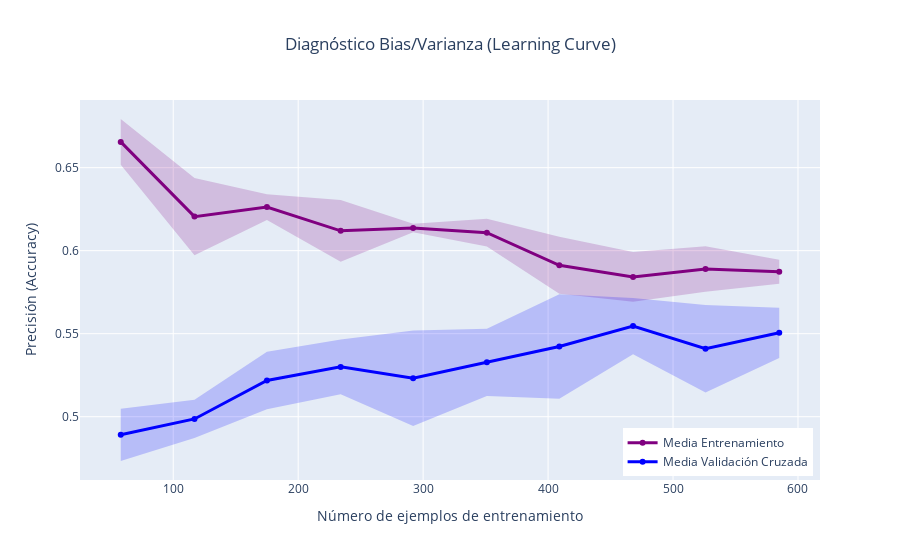
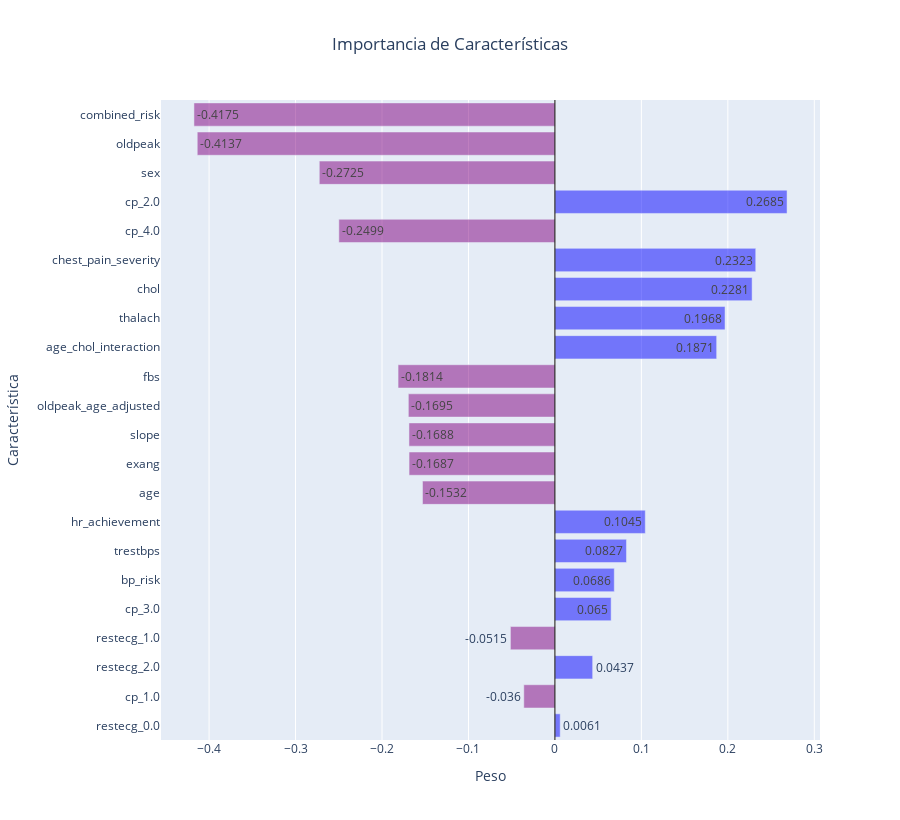

Here is the notebook cell these charts were saved with, in order:
### Markdown cell above
### -9 MODA / MEDIANA

- ? mediana/moda
- ? KNN
- ? MICE

### Code cell
results = run_pipeline(
    train, test,
    impute_minus_nine_func=data_cleaning.median_mode_imputation_minus_nine,
    impute_question_func=data_cleaning.median_mode_imputation_nan,
    label_vars=LABEL_VARS,
    onehot_vars=ONEHOT_VARS,
    model_params={'C': 0.1, 'max_iter': 1000, 'random_state': 42, 'solver': 'lbfgs'},
    param_grid=param_grid,
    grid_search=True,
    submission=True,
    submission_path='./datasets/submission.csv'
)

X_train_scaled = results[2]
y_train = results[4]
model = results[5]        
feature_names = results[6]
coefs = model.coef_[0] 

visualization.plot_learning_curve_bias_variance(model, X_train_scaled, y_train, cv=5)
visualization.display_feature_importances(feature_names, coefs)

predictions, accuracy, *_ = run_pipeline(
    train, test,
    impute_minus_nine_func=data_cleaning.median_mode_imputation_minus_nine,
    impute_question_func=data_cleaning.knn_imputation_nan,
    label_vars=LABEL_VARS,
    onehot_vars=ONEHOT_VARS,
    model_params={'C': 0.1, 'max_iter': 1000, 'random_state': 42, 'solver': 'lbfgs'},
    param_grid=param_grid,
    grid_search=True
)

predictions, accuracy, *_ = run_pipeline(
    train, test,
    impute_minus_nine_func=data_cleaning.median_mode_imputation_minus_nine,
    impute_question_func=data_cleaning.iterative_imputation_nan,
    label_vars=LABEL_VARS,
    onehot_vars=ONEHOT_VARS,
    model_params={'C': 0.1, 'max_iter': 1000, 'random_state': 42, 'solver': 'lbfgs'},
    param_grid=param_grid,
    grid_search=True
)

### Figure 1 — Plotly figure (JSON) as saved in the notebook; plotly's stock layout.template omitted (floating-point values rounded to 4 significant figures)
{"data": [{"fill": "toself", "fillcolor": "rgba(128, 0, 128, 0.2)", "hoverinfo": "skip", "line": {"color": "rgba(255,255,255,0)"}, "name": "Std Train", "showlegend": false, "type": "scatter", "x": [58, 117, 175, 234, 292, 351, 409, 468, 526, 585, 585, 526, 468, 409, 351, 292, 234, 175, 117, 58], "y": [0.6793, 0.6438, 0.634, 0.6306, 0.6163, 0.6192, 0.6084, 0.5992, 0.6027, 0.5946, 0.5801, 0.5752, 0.5692, 0.574, 0.6025, 0.6111, 0.5934, 0.6185, 0.5972, 0.6517]}, {"fill": "toself", "fillcolor": "rgba(0, 0, 255, 0.2)", "hoverinfo": "skip", "line": {"color": "rgba(255,255,255,0)"}, "name": "Std Test", "showlegend": false, "type": "scatter", "x": [58, 117, 175, 234, 292, 351, 409, 468, 526, 585, 585, 526, 468, 409, 351, 292, 234, 175, 117, 58], "y": [0.5048, 0.5102, 0.5392, 0.5465, 0.5518, 0.553, 0.5738, 0.5716, 0.5673, 0.5656, 0.5354, 0.5145, 0.5376, 0.5108, 0.5125, 0.4945, 0.5135, 0.5045, 0.4871, 0.4733]}, {"line": {"color": "purple", "width": 3}, "mode": "lines+markers", "name": "Media Entrenamiento", "type": "scatter", "x": [58, 117, 175, 234, 292, 351, 409, 468, 526, 585], "y": [0.6655, 0.6205, 0.6263, 0.612, 0.6137, 0.6108, 0.5912, 0.5842, 0.589, 0.5874]}, {"line": {"color": "blue", "width": 3}, "mode": "lines+markers", "name": "Media Validación Cruzada", "type": "scatter", "x": [58, 117, 175, 234, 292, 351, 409, 468, 526, 585], "y": [0.4891, 0.4986, 0.5218, 0.53, 0.5231, 0.5327, 0.5423, 0.5546, 0.5409, 0.5505]}], "layout": {"legend": {"x": 0.99, "xanchor": "right", "y": 0.01, "yanchor": "bottom"}, "title": {"text": "Diagnóstico Bias/Varianza (Learning Curve)", "x": 0.5}, "xaxis": {"title": {"text": "Número de ejemplos de entrenamiento"}}, "yaxis": {"title": {"text": "Precisión (Accuracy)"}}}}

### Figure 2 — Plotly figure (JSON) as saved in the notebook; plotly's stock layout.template omitted (floating-point values rounded to 4 significant figures)
{"data": [{"marker": {"color": ["rgba(0, 0, 255, 0.5)", "rgba(128, 0, 128, 0.5)", "rgba(0, 0, 255, 0.5)", "rgba(128, 0, 128, 0.5)", "rgba(0, 0, 255, 0.5)", "rgba(0, 0, 255, 0.5)", "rgba(0, 0, 255, 0.5)", "rgba(0, 0, 255, 0.5)", "rgba(128, 0, 128, 0.5)", "rgba(128, 0, 128, 0.5)", "rgba(128, 0, 128, 0.5)", "rgba(128, 0, 128, 0.5)", "rgba(128, 0, 128, 0.5)", "rgba(0, 0, 255, 0.5)", "rgba(0, 0, 255, 0.5)", "rgba(0, 0, 255, 0.5)", "rgba(0, 0, 255, 0.5)", "rgba(128, 0, 128, 0.5)", "rgba(0, 0, 255, 0.5)", "rgba(128, 0, 128, 0.5)", "rgba(128, 0, 128, 0.5)", "rgba(128, 0, 128, 0.5)"]}, "orientation": "h", "text": [0.0061, -0.036, 0.0437, -0.0515, 0.065, 0.0686, 0.0827, 0.1045, -0.1532, -0.1687, -0.1688, -0.1695, -0.1814, 0.1871, 0.1968, 0.2281, 0.2323, -0.2499, 0.2685, -0.2725, -0.4137, -0.4175], "textposition": "auto", "type": "bar", "x": [0.006091, -0.036, 0.04365, -0.05148, 0.06502, 0.06864, 0.08275, 0.1045, -0.1532, -0.1687, -0.1688, -0.1695, -0.1814, 0.1871, 0.1968, 0.2281, 0.2323, -0.2499, 0.2685, -0.2725, -0.4137, -0.4175], "y": ["restecg_0.0", "cp_1.0", "restecg_2.0", "restecg_1.0", "cp_3.0", "bp_risk", "trestbps", "hr_achievement", "age", "exang", "slope", "oldpeak_age_adjusted", "fbs", "age_chol_interaction", "thalach", "chol", "chest_pain_severity", "cp_4.0", "cp_2.0", "sex", "oldpeak", "combined_risk"]}], "layout": {"height": 820, "shapes": [{"line": {"color": "black", "dash": "solid", "width": 1}, "type": "line", "x0": 0, "x1": 0, "xref": "x", "y0": 0, "y1": 1, "yref": "y domain"}], "title": {"text": "Importancia de Características", "x": 0.5}, "xaxis": {"title": {"text": "Peso"}}, "yaxis": {"title": {"text": "Característica"}}}}
